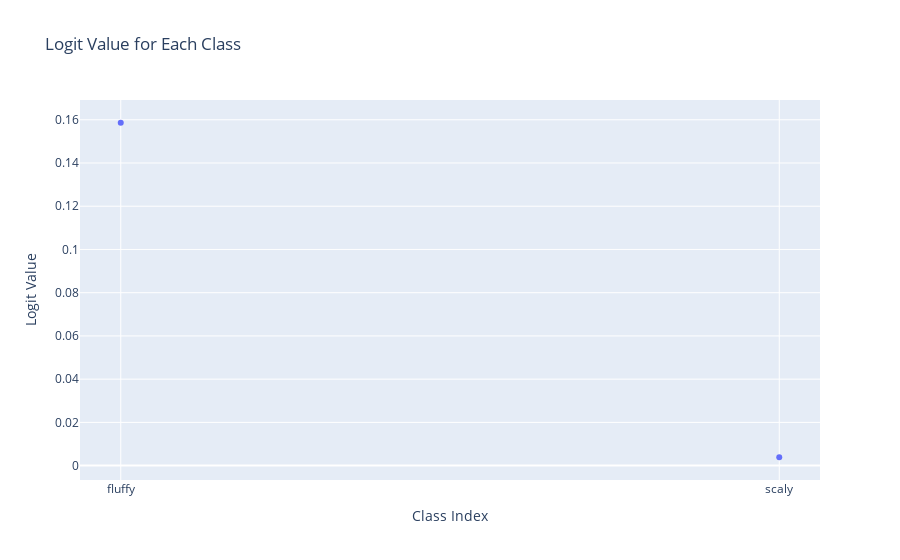

This figure's notebook cell:
### Code cell
# plot scatter plot of logits, x axis is the class index, y axis is the logit value
import plotly.express as px
import plotly.graph_objects as go

left_index = 0
right_index = 1

# only plot [left_index, right_index] classes
logits_np = logits.softmax(dim=-1).squeeze(0).detach().numpy()
logits_np = logits_np[left_index:right_index+1]
class_indices = np.arange(left_index, right_index+1)
class_names = [IMAGENET_DICT[i] for i in class_indices]
fig = px.scatter(x=class_names, y=logits_np, labels={'x': 'Class Index', 'y': 'Logit Value'}, title='Logit Value for Each Class')
fig.show()

### Figure 1 — Plotly figure (JSON) as saved in the notebook; plotly's stock layout.template omitted (floating-point values rounded to 4 significant figures)
{"data": [{"hovertemplate": "Class Index=%{x}<br>Logit Value=%{y}<extra></extra>", "legendgroup": "", "marker": {"color": "#636efa", "symbol": "circle"}, "mode": "markers", "name": "", "orientation": "v", "showlegend": false, "type": "scatter", "x": ["fluffy", "scaly"], "xaxis": "x", "y": [0.1586, 0.003872], "yaxis": "y"}], "layout": {"autosize": true, "legend": {"tracegroupgap": 0}, "title": {"text": "Logit Value for Each Class"}, "xaxis": {"anchor": "y", "autorange": true, "domain": [0, 1], "range": [-0.06426, 1.064], "title": {"text": "Class Index"}, "type": "category"}, "yaxis": {"anchor": "x", "autorange": true, "domain": [0, 1], "range": [-0.008898, 0.1714], "title": {"text": "Logit Value"}, "type": "linear"}}}
